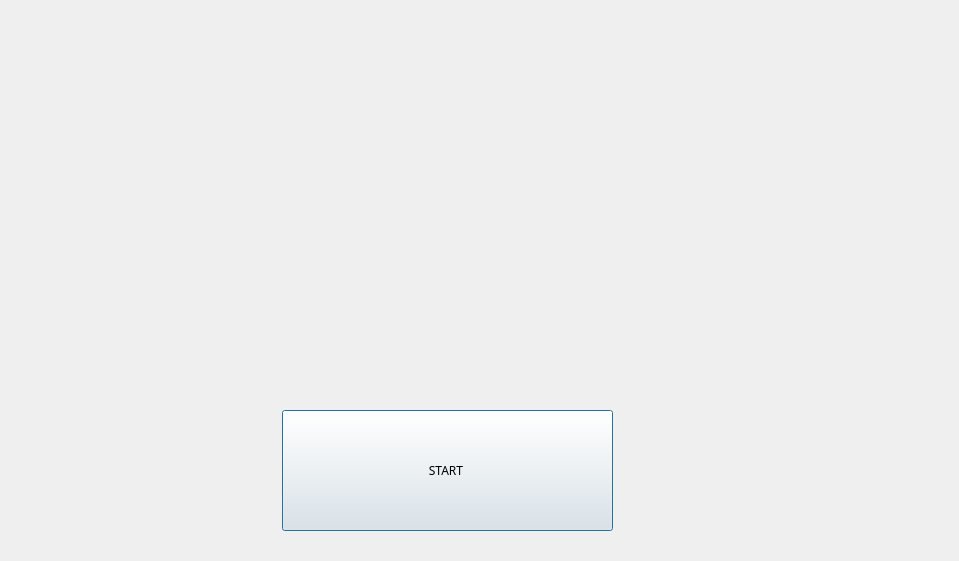
<?xml version="1.0" encoding="UTF-8"?>
<ui version="4.0">
 <class>playgame</class>
 <widget class="QDialog" name="playgame">
  <property name="geometry">
   <rect>
    <x>0</x>
    <y>0</y>
    <width>959</width>
    <height>561</height>
   </rect>
  </property>
  <property name="windowTitle">
   <string>Dialog</string>
  </property>
  <widget class="QPushButton" name="pushButton">
   <property name="geometry">
    <rect>
     <x>282</x>
     <y>410</y>
     <width>331</width>
     <height>121</height>
    </rect>
   </property>
   <property name="font">
    <font>
     <family>Snap ITC</family>
    </font>
   </property>
   <property name="text">
    <string>START </string>
   </property>
  </widget>
 </widget>
 <resources/>
 <connections/>
</ui>
